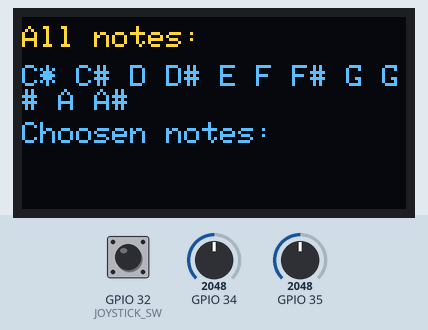
Simulated run of this program. Board: ESP32. On the bench: 128×64 one-colour display. The inputs (shaded band) are chosen by the test bench; at power-on: GPIO 35 = 2048, GPIO 32 (JOYSTICK_SW) HIGH, GPIO 34 = 2048. The OLED is the two-colour kind (top 16 rows yellow); I2S audio is not simulated (input reads silence); what the program prints to the serial monitor is not drawn.

Above: at 1.2 s.
1.3 s: GPIO 35 set to 396
2.8 s: GPIO 35 set to 339
At 3.3 s:
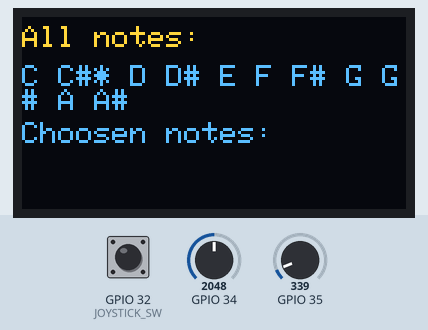
4.3 s: GPIO 35 set to 3655
5.8 s: GPIO 35 set to 3786
At 6.1 s:
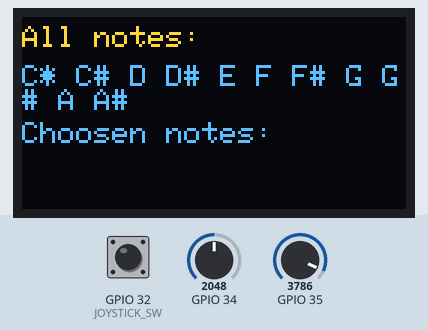
7.3 s: GPIO 32 (JOYSTICK_SW) pulled LOW for 0.15 s
8.9 s: GPIO 34 set to 392
10.4 s: GPIO 34 set to 342
At 12.0 s:
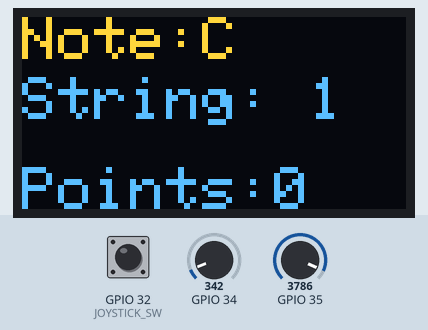
Timing chart, 0 to 13.2 s (numbered marks = the images above; inputs shaded):
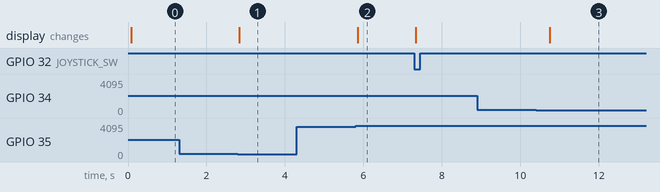

Measured:
- the behaviour switches between 373 and 372 on GPIO 35 (found by bisection; images 0 and 1)
- the behaviour switches between 3723 and 3724 on GPIO 35 (found by bisection; images 1 and 2)
- the behaviour switches between 373 and 372 on GPIO 34 (found by bisection; images 2 and 3)
- after the input at 1.3 s, every drawn part: stays the same
- after the input at 2.8 s, the display: changes at once (image 1)
- after the input at 4.3 s, every drawn part: stays the same
- after the input at 5.8 s, the display: changes after 0.05 s (image 2)
- after the input at 8.9 s, every drawn part: stays the same
- after the input at 10.4 s, the display: changes after 0.34 s (image 3)

The program:

main.cpp
```cpp
#include <driver/i2s.h>
#include <arduinoFFT.h>
#include <Adafruit_GFX.h>
#include <Adafruit_SSD1306.h>
#include "driver/adc.h"
#include "esp_adc_cal.h"
#include <vector>
#include <algorithm>

String getRandomNote();
int getRandomString();

#define SCREEN_WIDTH 128
#define SCREEN_HEIGHT 64
#define OLED_MOSI   19
#define OLED_CLK    18
#define OLED_DC     17
#define OLED_CS     5
#define OLED_RESET  16

#define ADC_X 34
#define ADC_Y 35
#define JOYSTICK_SW 32

Adafruit_SSD1306 display(SCREEN_WIDTH, SCREEN_HEIGHT,
                         OLED_MOSI, OLED_CLK, OLED_DC,
                         OLED_RESET, OLED_CS);

#define I2S_NUM       I2S_NUM_0
#define I2S_WS        25
#define I2S_SCK       26
#define I2S_SD        23

const int SAMPLES = 2048;
const double SAMPLING_FREQUENCY = 11025;
float vReal[SAMPLES];
float vImag[SAMPLES];
int32_t samples[SAMPLES];
ArduinoFFT<float> FFT = ArduinoFFT<float>(vReal, vImag, SAMPLES, SAMPLING_FREQUENCY);

enum class AppState {
    NoteChooser,
    InGame,
    None,
};
AppState currentState = AppState::NoteChooser;

void setupI2S() {
  const i2s_config_t i2s_config = {
    .mode = (i2s_mode_t)(I2S_MODE_MASTER | I2S_MODE_RX),
    .sample_rate = SAMPLING_FREQUENCY,
    .bits_per_sample = I2S_BITS_PER_SAMPLE_32BIT,
    .channel_format = I2S_CHANNEL_FMT_ONLY_LEFT,
    .communication_format = I2S_COMM_FORMAT_I2S,
    .intr_alloc_flags = ESP_INTR_FLAG_LEVEL1,
    .dma_buf_count = 8,
    .dma_buf_len = 64,
    .use_apll = false,
    .tx_desc_auto_clear = false,
    .fixed_mclk = 0
  };

  const i2s_pin_config_t pin_config = {
    .bck_io_num = I2S_SCK,
    .ws_io_num = I2S_WS,
    .data_out_num = -1,
    .data_in_num = I2S_SD
  };

  i2s_driver_install(I2S_NUM, &i2s_config, 0, NULL);
  i2s_set_pin(I2S_NUM, &pin_config);
  i2s_zero_dma_buffer(I2S_NUM);
}

esp_adc_cal_characteristics_t *adc_chars;

void setupADC() {
  // Configure ADC1 channel 6 (GPIO34)
  adc1_config_width(ADC_WIDTH_BIT_12);
  adc1_config_channel_atten(ADC1_CHANNEL_6, ADC_ATTEN_DB_11);

  // Configure ADC1 channel 7 (GPIO35)
  adc1_config_channel_atten(ADC1_CHANNEL_7, ADC_ATTEN_DB_11);

  // Setup ADC calibration
  adc_chars = (esp_adc_cal_characteristics_t*) calloc(1, sizeof(esp_adc_cal_characteristics_t));
  esp_adc_cal_value_t val_type = esp_adc_cal_characterize(
      ADC_UNIT_1, ADC_ATTEN_DB_11, ADC_WIDTH_BIT_12, 1100, adc_chars);

  if (val_type == ESP_ADC_CAL_VAL_EFUSE_VREF) {
    Serial.println("Using eFuse Vref");
  } else if (val_type == ESP_ADC_CAL_VAL_EFUSE_TP) {
    Serial.println("Using Two Point Calibration");
  } else {
    Serial.println("Using Default Vref");
  }
}

int readADC(int channel) {
  int raw = adc1_get_raw((adc1_channel_t)channel);
  // Convert raw reading to voltage in mV
  int voltage = esp_adc_cal_raw_to_voltage(raw, adc_chars);
  return voltage;
}

void setup() {
  Serial.begin(115200);
  setupI2S();

  setupADC();

  pinMode(JOYSTICK_SW, INPUT_PULLUP);

  if (!display.begin(SSD1306_SWITCHCAPVCC)) {
    Serial.println("SSD1306 failed");
    while (true);
  }
  display.clearDisplay();
  display.display();
}

const char* noteNames[] = {
  "C", "C#", "D", "D#", "E", "F", "F#", "G", "G#", "A", "A#", "B"
};

std::vector<int> choosenNoteIndexes;

String frequencyToNote(float freq) {

  if (freq < 20 || freq > 5000) return "-";

  int noteNumber = round(12 * log2(freq / 440.0) + 69);
  int noteIndex = noteNumber % 12;
  int octave = noteNumber / 12 - 1;

  return String(noteNames[noteIndex]) + String(octave);
}

int points = 0;
String randomNote;
int randomString = 1;
int noteRecognizedInARow = 0;
String prevRecognizedNote;
#define NOTES_IN_A_ROW_RECOGNITION_THRESHOLD 5

void handleInGameState();
void handleNoteChooserState();

void loop() {

  switch(currentState)
  {
    case AppState::InGame:
      handleInGameState();
      break;
    case AppState::NoteChooser:
      handleNoteChooserState();
      break;
    default:
      Serial.print("Unrecognized state");
  }
}

void handleInGameState() {
  size_t bytes_read;

  i2s_read(I2S_NUM, &samples, sizeof(samples), &bytes_read, portMAX_DELAY);
  int sampleCount = bytes_read / sizeof(int32_t);

  for (int i = 0; i < sampleCount; i++) {
    int32_t raw = samples[i];
    raw >>= 8;
    vReal[i] = (float)raw;
    vImag[i] = 0.0f;
  }

  float mean = 0;
  for (int i = 0; i < sampleCount; i++) {
    mean += vReal[i];
  }
  mean /= sampleCount;

  for (int i = 0; i < sampleCount; i++) {
    vReal[i] -= mean;
  }

  FFT.windowing(FFT_WIN_TYP_BLACKMAN, FFT_FORWARD);
  FFT.compute(FFT_FORWARD);
  FFT.complexToMagnitude();

  double maxVal = 0;
  int maxIndex = 0;
  for (int i = 1; i < SAMPLES / 2; i++) {
    if (vReal[i] > maxVal) {
      maxVal = vReal[i];
      maxIndex = i;
    }
  }
  double frequency = (maxIndex * SAMPLING_FREQUENCY) / SAMPLES;
  String note = frequencyToNote(frequency);
  String noteWithoutOctave = note.substring(0, note.length() - 1);

  Serial.print("Note: ");
  Serial.println(note);


  if (prevRecognizedNote == noteWithoutOctave) {
    ++noteRecognizedInARow;
  } else {
    noteRecognizedInARow = 0;
    prevRecognizedNote = noteWithoutOctave;
  }

  if (noteWithoutOctave == randomNote &&
      noteRecognizedInARow > NOTES_IN_A_ROW_RECOGNITION_THRESHOLD) {
    randomNote = getRandomNote();
    points++;
  }

  display.clearDisplay();
  display.setTextColor(SSD1306_WHITE);
  display.setTextSize(2);

  display.setCursor(0, 0);
  display.print("Note:");
  display.print(randomNote);

  display.setCursor(0,20);
  display.print("String: ");
  display.print(randomString);

  display.setCursor(0, 50);
  display.print("Points:");
  display.print(points);
  display.display();
}

int noteCursorPos = 0;
bool didSwipeRight = false;
bool didSwipeLeft = false;
bool didSwipeUp = false;
bool didSwipeDown = false;
bool didClick = false;

bool didSwipeRightLock = true;
bool didSwipeLeftLock = true;
bool didSwipeUpLock = true;
bool didSwipeDownLock = true;
bool didClickLock = true;

void handleNoteChooserState() {

  didSwipeRight = false;
  didSwipeLeft = false;
  didSwipeUp = false;
  didSwipeDown = false;
  didClick = false;

  uint32_t x_channel = readADC(ADC1_CHANNEL_7);
  uint32_t y_channel = readADC(ADC1_CHANNEL_6);
  Serial.printf("ch7: %d, ch6: %d\n\r", x_channel, y_channel);

  //Right swiping
  if(didSwipeRightLock && x_channel < 300) {
    didSwipeRight = true;
    didSwipeRightLock = false;
  }
  if(x_channel > 300) {
    didSwipeRightLock = true;
  }

  //Left swiping
  if(didSwipeLeftLock && x_channel > 3000) {
    didSwipeLeft = true;
    didSwipeLeftLock = false;
  }
  if(x_channel < 3000) {
    didSwipeLeftLock = true;
  }

  //Down swiping
  if(didSwipeDownLock && y_channel > 3000) {
    didSwipeDown = true;
    didSwipeDownLock = false;
  }
  if(y_channel < 3000) {
    didSwipeDownLock = true;
  }

  //Up swiping
  if(didSwipeUpLock && y_channel < 300) {
    didSwipeUp = true;
    didSwipeUpLock = false;
  }
  if(y_channel > 300) {
    didSwipeUpLock = true;
  }

  //Clicking
  if(didClickLock && !digitalRead(JOYSTICK_SW)) {
    didClick = true;
    didClickLock = false;
  }
  if(digitalRead(JOYSTICK_SW)) {
    didClickLock = true;
  }

  if(didClick) {
    auto it = std::find(choosenNoteIndexes.begin(), choosenNoteIndexes.end(), noteCursorPos);
    if(it != choosenNoteIndexes.end()) {
      choosenNoteIndexes.erase(it);
    } else {
      choosenNoteIndexes.push_back(noteCursorPos);
    }
  }

  if(didSwipeRight) {
    noteCursorPos = (++noteCursorPos)%12;
  }
  if(didSwipeLeft) {
    noteCursorPos = (--noteCursorPos)%12;
  }

  if(didSwipeUp) {
    currentState = AppState::InGame;
    randomNote = getRandomNote();
    randomString = getRandomString();
  }


  display.clearDisplay();
  display.setTextColor(SSD1306_WHITE);

  display.setCursor(0, 3);
  display.setTextSize(1);
  display.print("All notes: ");
  display.setCursor(0, 16);
  for(int i = 0 ; i < 11 ; ++i) {
    display.print(noteNames[i]);
    if(noteCursorPos == i) {
      display.print("*");
    }
    display.print(" ");
  }

  display.setCursor(0, 35);
  display.print("Choosen notes: ");
  for(int i = 0 ; i < 11 ; ++i) {
    if(std::find(choosenNoteIndexes.begin(), choosenNoteIndexes.end(), i) != choosenNoteIndexes.end()) {
      display.print(noteNames[i]);
      display.print(" ");
    }
  }

  display.display();
}

String getRandomNote() {
  int64_t time_us = esp_timer_get_time();
  int randomIndex = choosenNoteIndexes[time_us%choosenNoteIndexes.size()];
  return String(noteNames[randomIndex]);
}

int getRandomString() {
  int64_t time_us = esp_timer_get_time();
  int randomString = time_us%7;
  if(randomString == 0) {
    randomString = 1;
  }
  return randomString;
}
```
